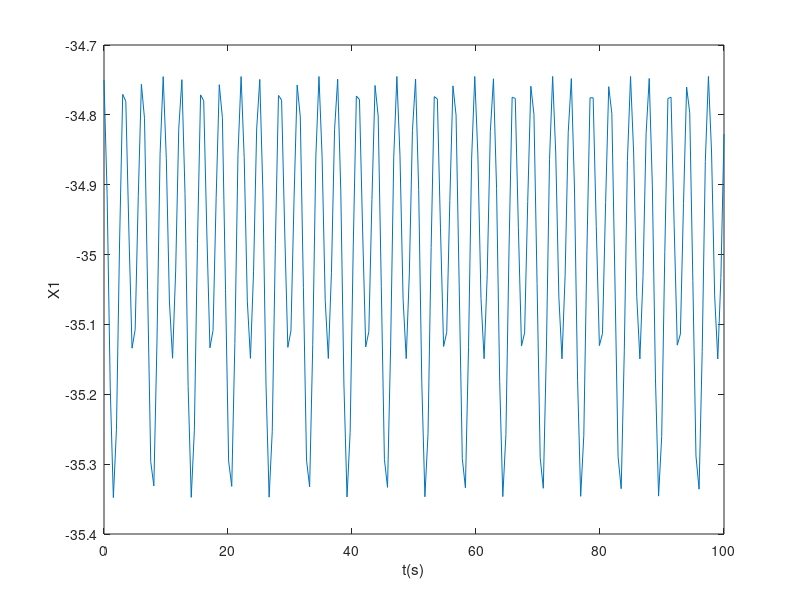
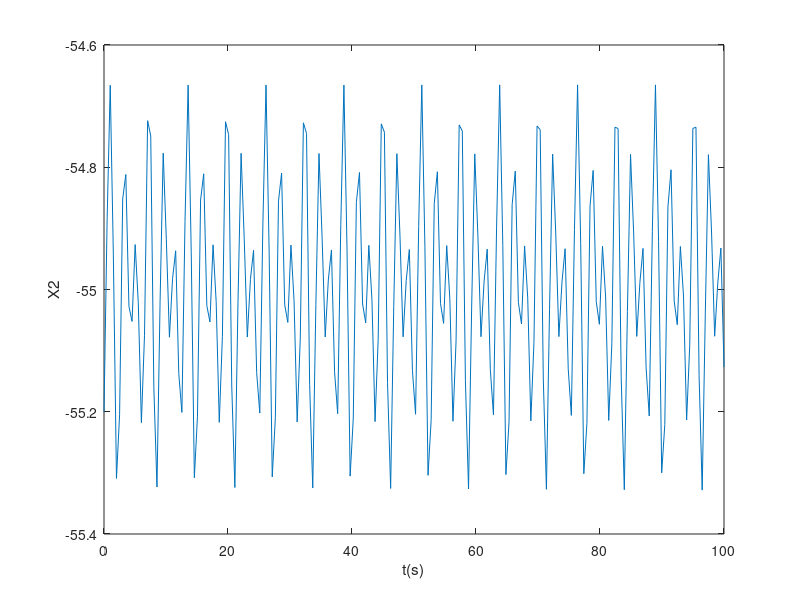
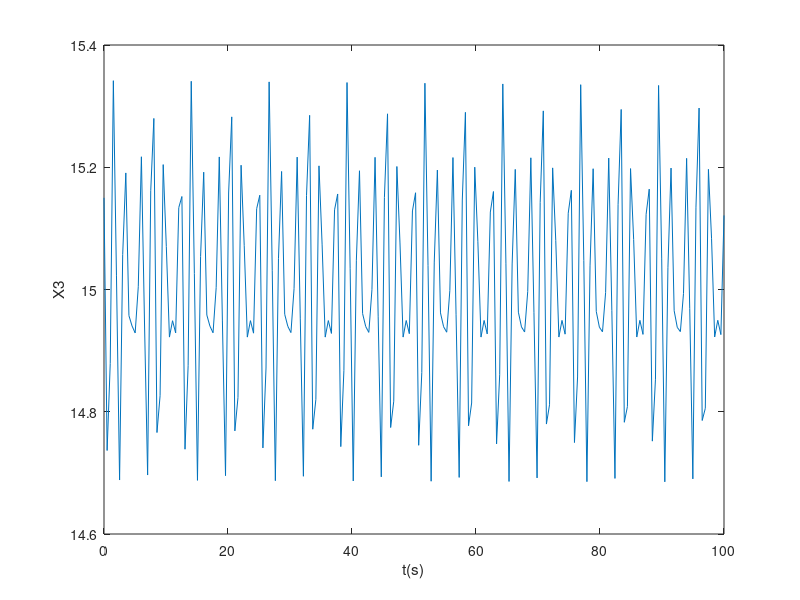

Reproduce these figures in MATLAB, in order.
alpha = [0.9, 0.92, 0.94];
a = 35; b = 3; c = 28;
rho = [0.25, 0.2, 0.15];
gamma = [0.1, 0.15, 0.2];
eta_a = [2, 2, 2];
eta_b = [1, 1, 1];
upsilon = 0.5;
T = 1.^3;
x_0 = [-1, -2, -6].^T; % raised to T_3
disp(x_0);
t = 10;
u = 10;


tMin = 0;
tMax = 100;
Nt = 200;

t = linspace(tMin, tMax, Nt);

% Equation (31)
D_1 = a * (x_0(2) - x_0(1)) + ((0.25 * cos(2*t)) - (0.1 * sin(t))); % + (u * t);

% plot results
figure(1)
plot(t, D_1)
xlabel('t(s)')
ylabel('X1')

D_2 = ((c - a)*x_0(1)) + (c*x_0(2)) - (x_0(1) * x_0(3)) + ((-0.2*cos(3*t)) + 0.15*sin(2*t)); % + (u * t);

% plot results
figure(2)
plot(t, D_2)
xlabel('t(s)')
ylabel('X2')

D_3 = (-b*x_0(3)) + (x_0(1) + x_0(2)) + (0.15*cos(4*t)) - (0.2*sin(3*t)); % + (u * t);

% plot results
figure(3);
plot(t, D_3)
xlabel('t(s)')
ylabel('X3')
% axis([tMin, tMax, 0, 15]))
